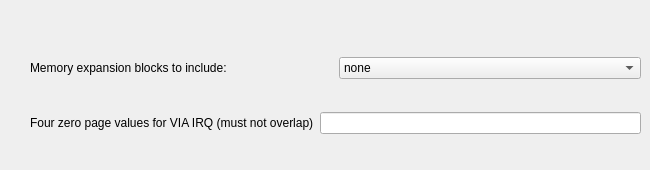
                  <widget class="QWidget" name="tabVic20">
                   <attribute name="title">
                    <string>VIC-20</string>
                   </attribute>
                   <widget class="QWidget" name="verticalLayoutWidget_2">
                    <property name="geometry">
                     <rect>
                      <x>30</x>
                      <y>30</y>
                      <width>611</width>
                      <height>131</height>
                     </rect>
                    </property>
                    <layout class="QVBoxLayout" name="verticalLayout_6">
                     <item>
                      <layout class="QHBoxLayout" name="horizontalLayout_10">
                       <item>
                        <widget class="QLabel" name="label_5">
                         <property name="text">
                          <string>Memory expansion blocks to include:</string>
                         </property>
                        </widget>
                       </item>
                       <item>
                        <widget class="QComboBox" name="cmbVic20Config">
                         <item>
                          <property name="text">
                           <string>none</string>
                          </property>
                         </item>
                         <item>
                          <property name="text">
                           <string>3k</string>
                          </property>
                         </item>
                         <item>
                          <property name="text">
                           <string>8k</string>
                          </property>
                         </item>
                         <item>
                          <property name="text">
                           <string>16k</string>
                          </property>
                         </item>
                         <item>
                          <property name="text">
                           <string>24k</string>
                          </property>
                         </item>
                         <item>
                          <property name="text">
                           <string>all</string>
                          </property>
                         </item>
                        </widget>
                       </item>
                      </layout>
                     </item>
                     <item>
                      <layout class="QHBoxLayout" name="horizontalLayout_8">
                       <item>
                        <widget class="QLabel" name="label_30">
                         <property name="text">
                          <string>Four zero page values for VIA IRQ (must not overlap)</string>
                         </property>
                        </widget>
                       </item>
                       <item>
                        <widget class="QLineEdit" name="leViaZP"/>
                       </item>
                      </layout>
                     </item>
                    </layout>
                   </widget>
                  </widget>
